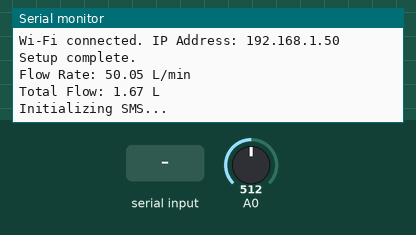
Simulated run of this sketch. Board: ESP8266 (NodeMCU). Parts: the last lines printed to the serial monitor. The test bench sets the inputs (shaded band); at power-on: A0 = 512. WiFi joins after 1.5 s; servers stay silent unless stated; uploads are accepted with an empty reply; the modem accepts every AT command (registered, SIM ready, sends succeed) and sends nothing else.

Above: at 3.2 s.
3.3 s: "S,1\n" received over the second serial link
At 4.0 s:
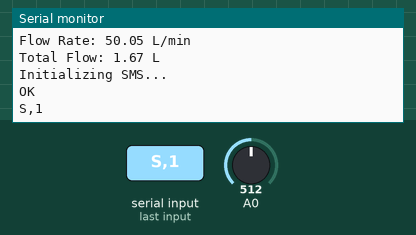
5.0 s: A0 set to 716
At 11.83 s:
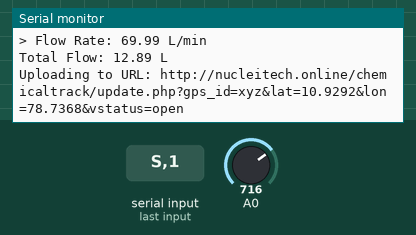
13.4 s: "W,1\n" received over the second serial link
At 13.8 s:
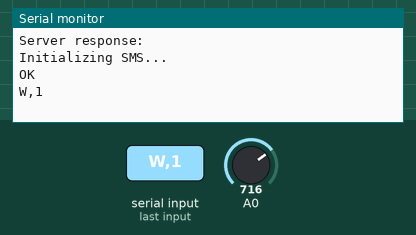

Measured:
- after the input at 3.3 s, the serial monitor: prints a new line after 0.27 s (image 1)
- after the input at 5.0 s, the serial monitor: prints a new line after 6.6 s (image 2)
- after the input at 13.4 s, the serial monitor: prints a new line at once (image 3)

The sketch:

tracking_1.ino
```cpp
#include <SoftwareSerial.h>
#include <ESP8266WiFi.h>
#include <ESP8266HTTPClient.h>

// Flow sensor and GPS definitions
#define FLOW_SENSOR_PIN D2
SoftwareSerial gpsSerial(D5, D6); // GPS Rx/Tx

// SIM800L communication
SoftwareSerial simSerial(D8, D3);

// Wi-Fi credentials
const char* ssid = "SIH_2024_05";
const char* password = "1234567@";

// Server URL
const String serverURL = "http://nucleitech.online/chemicaltrack/update.php";

// Variables for flow calculations
float flowRate = 0;
float totalFlow = 0;
unsigned long lastTime = 0;

// GPS variables
String gpsLatitude = "0.00";
String gpsLongitude = "0.00";
bool gpsFixed = false;

// Function prototypes
void connectToWiFi();
void uploadData(float flowRate, float totalFlow, String lat, String lon);
void sendSMS(float flowRate, float totalFlow);
void updateGPS();
String convertToDecimalDegrees(String nmeaCoord, String direction);
void updateSerial();

void setup() {
  Serial.begin(9600);
  simSerial.begin(9600);
  gpsSerial.begin(9600);
  connectToWiFi();
  Serial.println("Setup complete.");
}

void loop() {
  unsigned long currentTime = millis();

  // Read from flow sensor
  int flowValue = analogRead(FLOW_SENSOR_PIN);

  // Validate the flow sensor value
  if (flowValue < 20) { // Assuming noise produces low readings
    flowValue = 0; // Treat as no flow
  }

  flowRate = (flowValue / 1023.0) * 100; // Normalize to a percentage
  totalFlow += (flowRate / 60.0) * ((currentTime - lastTime) / 1000.0);
  lastTime = currentTime;

  Serial.print("Flow Rate: ");
  Serial.print(flowRate);
  Serial.println(" L/min");

  Serial.print("Total Flow: ");
  Serial.print(totalFlow);
  Serial.println(" L");

  // Update GPS and handle data
  updateGPS();
  if (!gpsFixed) {
    gpsLatitude = "10.9292";
    gpsLongitude = "78.7368";
  }

  static unsigned long lastUploadTime = 0;
  if (currentTime - lastUploadTime > 5000) {
    uploadData(flowRate, totalFlow, gpsLatitude, gpsLongitude);
    lastUploadTime = currentTime;
  }

  // Send SMS if flow rate is unusually high
  if (flowRate > 50) {
    sendSMS(flowRate, totalFlow);
    delay(3000);
  }

  delay(1000); // Wait 1 second before next reading
}

void uploadData(float flowRate, float totalFlow, String lat, String lon) {
  if (WiFi.status() == WL_CONNECTED) {
    WiFiClient client;
    HTTPClient http;
    String url = serverURL + "?gps_id=xyz&lat=" + lat + "&lon=" + lon + "&vstatus=open";
    Serial.println("Uploading to URL: " + url);

    http.begin(client, url);
    int httpCode = http.GET();

    if (httpCode > 0) {
      String response = http.getString();
      Serial.println("Server response: " + response);
    } else {
      Serial.println("Failed to upload data: " + String(httpCode));
    }

    http.end();
  } else {
    Serial.println("WiFi not connected.");
  }
}

void sendSMS(float flowRate, float totalFlow) {
  Serial.println("Initializing SMS...");
  delay(1000);

  simSerial.println("AT");
  updateSerial();

  simSerial.println("AT+CMGF=1");
  updateSerial();

  simSerial.println("AT+CMGS=\"+919629602658\"");
  updateSerial();

  simSerial.print("Alert! High Flow Detected.\n");
  simSerial.print("Flow Rate: ");
  simSerial.print(flowRate);
  simSerial.print(" L/min\n");
  simSerial.print("Total Flow: ");
  simSerial.print(totalFlow);
  simSerial.print(" L\n");
  simSerial.print("Location: Latitude ");
  simSerial.print(gpsLatitude);
  simSerial.print(", Longitude ");
  simSerial.print(gpsLongitude);

  simSerial.write(26);
  delay(3000);
}

void updateGPS() {
  while (gpsSerial.available()) {
    String gpsData = gpsSerial.readStringUntil('\n');
    if (gpsData.startsWith("$GPGGA")) {
      char gpsDataArray[100];
      gpsData.toCharArray(gpsDataArray, 100);

      char* token = strtok(gpsDataArray, ",");
      String tokens[15];
      int index = 0;

      while (token != NULL && index < 15) {
        tokens[index++] = String(token);
        token = strtok(NULL, ",");
      }

      if (tokens[2].length() > 0 && tokens[4].length() > 0) {
        gpsLatitude = convertToDecimalDegrees(tokens[2], tokens[3]);
        gpsLongitude = convertToDecimalDegrees(tokens[4], tokens[5]);
        gpsFixed = true;
      } else {
        gpsFixed = false;
      }
    }
  }
}

String convertToDecimalDegrees(String nmeaCoord, String direction) {
  float decimalDegrees = nmeaCoord.substring(0, 2).toFloat() +
                         (nmeaCoord.substring(2).toFloat() / 60.0);
  if (direction == "S" || direction == "W") {
    decimalDegrees *= -1;
  }
  return String(decimalDegrees, 6);
}

void updateSerial() {
  delay(500);
  while (Serial.available()) {
    simSerial.write(Serial.read());
  }
  while (simSerial.available()) {
    Serial.write(simSerial.read());
  }
}
void connectToWiFi() {
  Serial.print("Connecting to Wi-Fi...");
  WiFi.begin(ssid, password);

  while (WiFi.status() != WL_CONNECTED) {
    delay(1000);
    Serial.print(".");
  }
  Serial.println("\nWi-Fi connected. IP Address: " + WiFi.localIP().toString());
}
```
